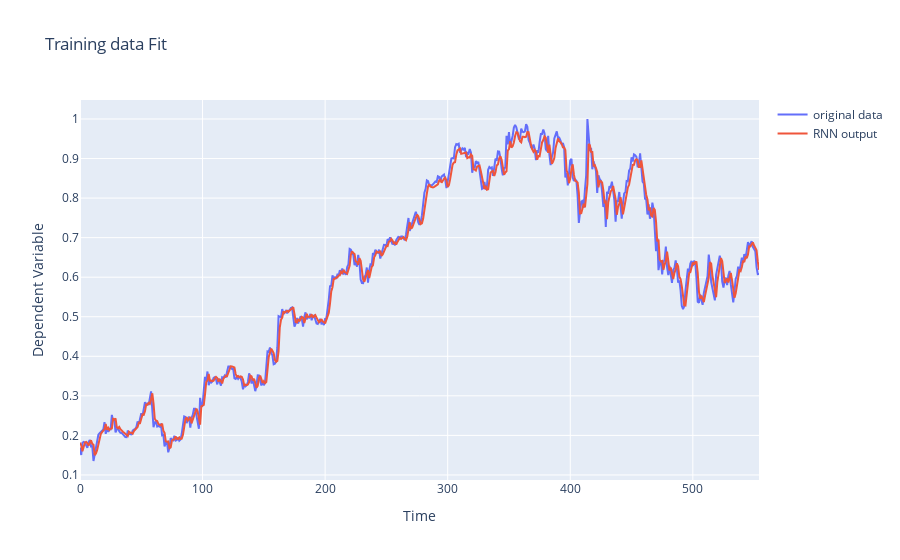

Here is the notebook cell this chart was saved with:
### Code cell
y_train_predicted = []
for jj in range(len(X_train)):
    forecasted_values, _ = rnn_model.FeedForward(X_train[jj])
    y_train_predicted.append(forecasted_values[-1])

y_train_predicted_flat = np.array([val[0, 0] for val in y_train_predicted])
trace1 = go.Scatter(y = y_train.ravel(), mode ="lines", name = "original data")
trace2 = go.Scatter(y=y_train_predicted_flat, mode = "lines", name = "RNN output")
layout = go.Layout(title='Training data Fit', xaxis=dict(title='Time'), yaxis=dict(title='Dependent Variable'))
figure = go.Figure(data = [trace1,trace2], layout = layout)

iplot(figure)

### Figure 1 — Plotly figure (JSON) as saved in the notebook; plotly's stock layout.template omitted (floating-point values rounded to 4 significant figures; data arrays with more than 128 entries replaced by an {"elided": "..."} marker saying what was removed)
{"data": [{"mode": "lines", "name": "original data", "type": "scatter", "y": {"elided": "555 float values"}}, {"mode": "lines", "name": "RNN output", "type": "scatter", "y": {"elided": "555 float values"}}], "layout": {"title": {"text": "Training data Fit"}, "xaxis": {"title": {"text": "Time"}}, "yaxis": {"title": {"text": "Dependent Variable"}}}}
